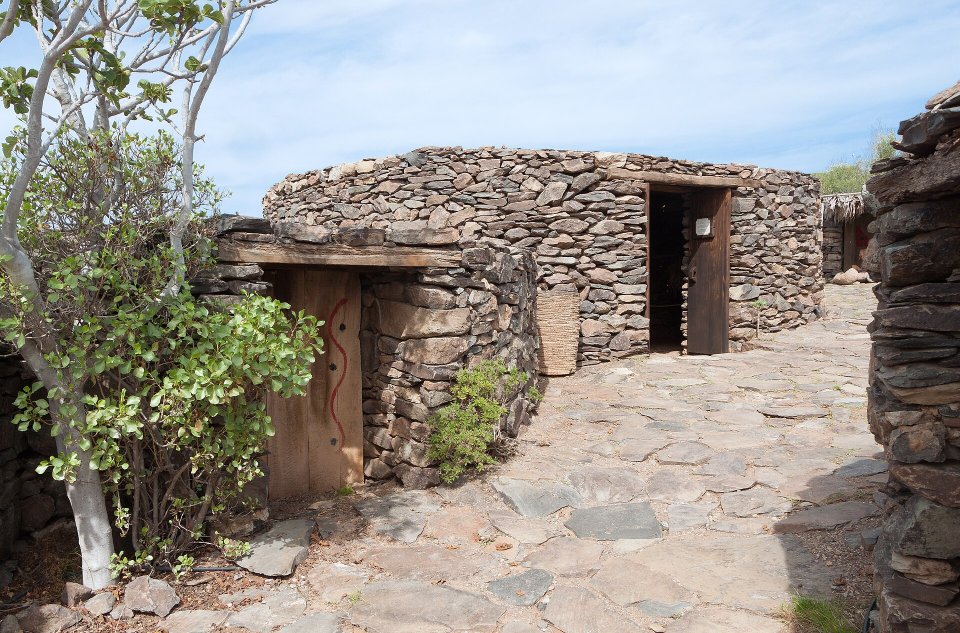
#> input picture task1/view1.jpg, 1920 x 1266 px (shown at 1/2 size)
$ python task1.py
#> lines starting #> are read from the running program, lines starting #| are printed output that depends on the picture
from pathlib import Path
import cv2
import matplotlib.pyplot as plt

#load the image from file
image_path = Path(__file__).parent / "view1.jpg"
img_bgr = cv2.imread(str(image_path))
#> img_bgr is the input picture: shape (1266, 1920, 3); mean B, G, R 137.6, 144, 148.2

if img_bgr is None:
    raise FileNotFoundError("Image not found: 'view1.jpg'!")

#convert BGR to RGB for matplotlib
img_rgb = cv2.cvtColor(img_bgr, cv2.COLOR_BGR2RGB)

#show the original image
plt.figure(figsize=(6, 6))
plt.imshow(img_rgb)
plt.title("Original Image")
plt.axis("off")
plt.show()

#resize image to 50% and convert to grayscale
height, width = img_bgr.shape[:2]
#> height = 1266; width = 1920
new_size = (int(width * 0.5), int(height * 0.5))
#> new_size = (960, 633)
img_resized = cv2.resize(img_bgr, new_size, interpolation=cv2.INTER_AREA)
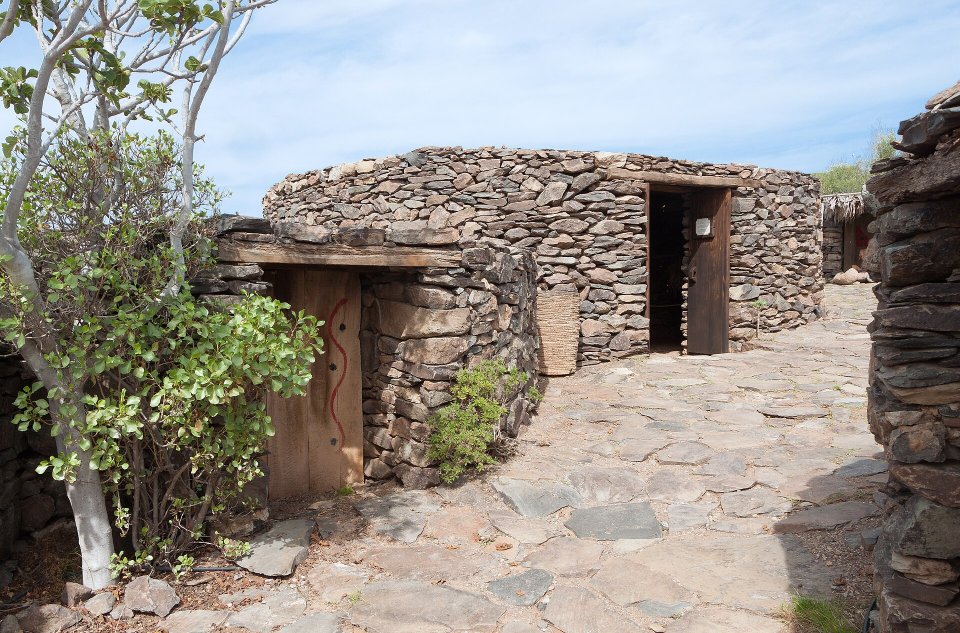
#> img_resized: shape (633, 960, 3); mean B, G, R 137.7, 144.1, 148.4
img_gray = cv2.cvtColor(img_resized, cv2.COLOR_BGR2GRAY)
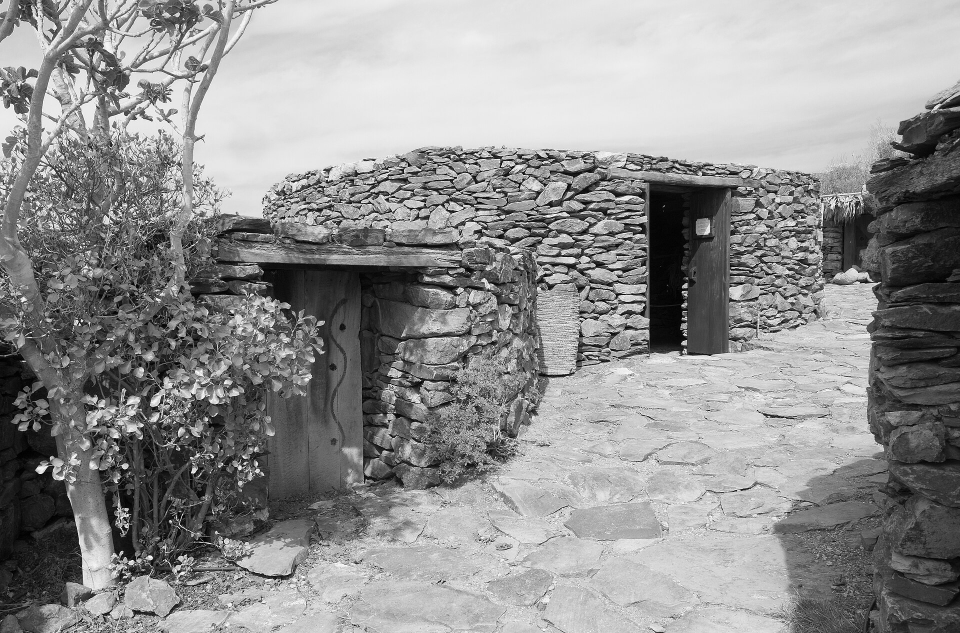
#> img_gray: shape (633, 960); min 0, max 253, mean 144.6

#rotate image by 90 degrees
img_rotated = cv2.rotate(img_gray, cv2.ROTATE_90_CLOCKWISE)
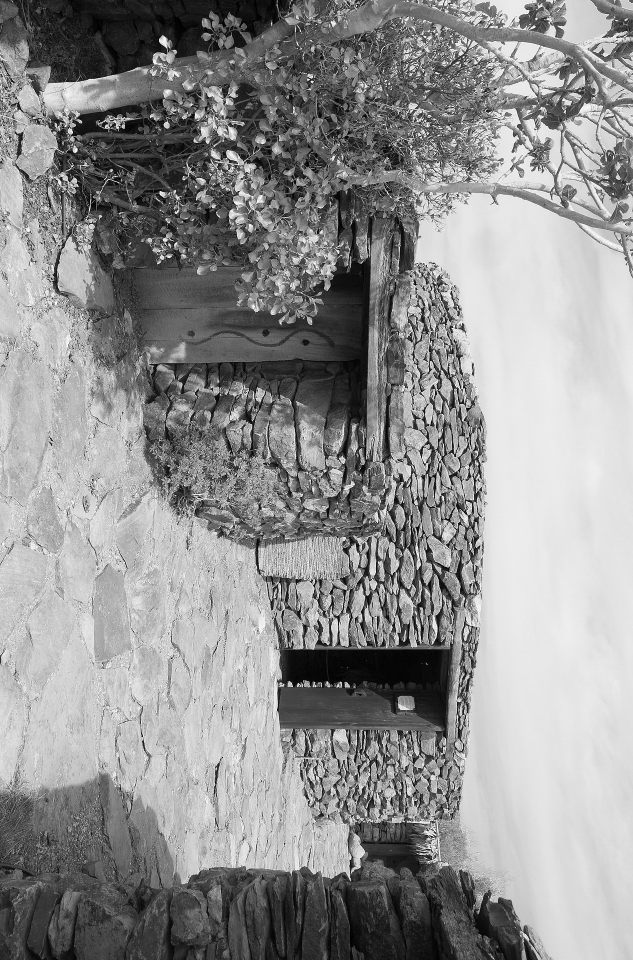
#> img_rotated: shape (960, 633); min 0, max 253, mean 144.6

#show the result image
plt.figure(figsize=(6, 6))
plt.imshow(img_rotated, cmap="gray")
plt.title("Result (50% size, grayscale, rotated 90°)")
plt.axis("off")
plt.show()

#print the image array (numbers / matrix)
print("Image shape (height, width):", img_rotated.shape)
#| Image shape (height, width): (960, 633)
print("Image matrix (pixel values 0-255):")
print(img_rotated)
#> (printed output is left out)

$ run again, with task1/original_image.png saved as task1/view1.jpg
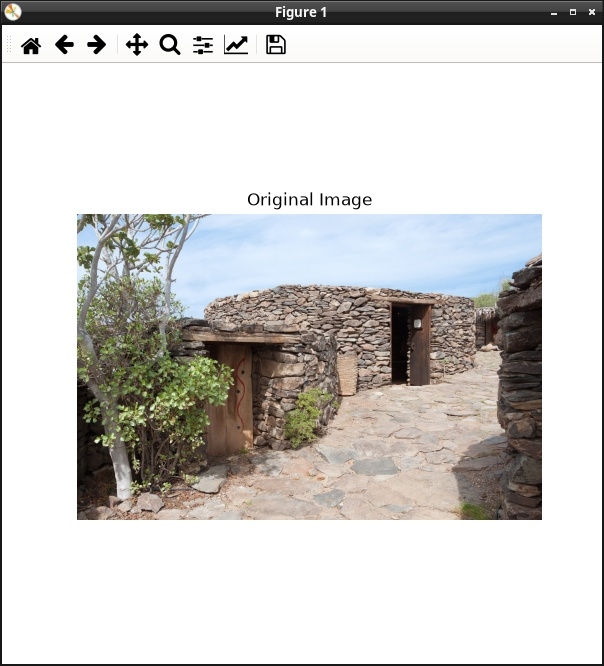
#> input picture task1/original_image.png, 604 x 666 px
#> img_bgr is the input picture: shape (666, 604, 3); mean B, G, R 202.2, 204.5, 206.1
#> `img_gray = cv2.cvtColor(img_resized, cv2.COLOR_BGR2GRAY)`:
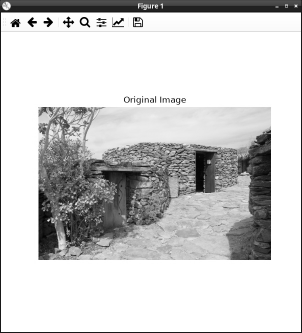
#> img_gray: shape (333, 302); min 0, max 255, mean 204.8
#> `img_rotated = cv2.rotate(img_gray, cv2.ROTATE_90_CLOCKWISE)`:
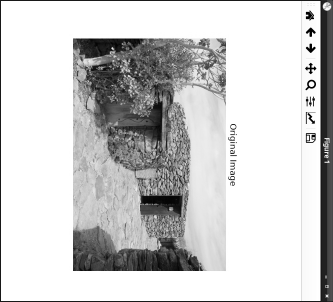
#> img_rotated: shape (302, 333); min 0, max 255, mean 204.8
#| Image shape (height, width): (302, 333)
#> (printed output is left out)
